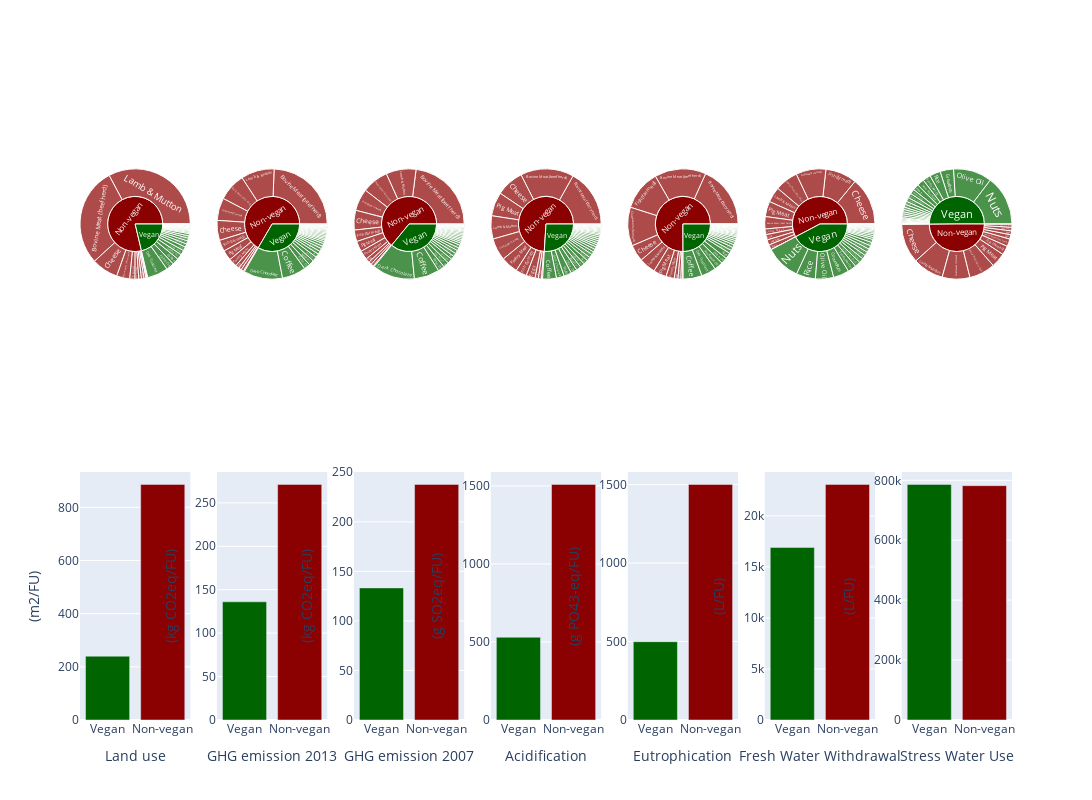

Notebook code for this chart:
### Markdown cell above
* Overall meat is the biggest contributor to a large ecological footprint
* Lamb & mutton are the overall biggest contributer
* The non-vegan products have an ecological foot print that is several times larger then the vegan products

### Code cell
#Mauro
non_vegan_products = ['Barley (Beer)','Cane Sugar','Milk','Cheese','Eggs','Fish (farmed)','Crustaceans (farmed)','Bovine Meat (beef herd)','Bovine Meat (dairy herd)','Lamb & Mutton','Pig Meat','Poultry Meat']
meat_products = ['Bovine Meat (beef herd)', 'Bovine Meat (dairy herd)', 'Lamb & Mutton', 'Pig Meat','Poultry Meat','Fish (farmed)','Crustaceans (farmed)']
dairy_products = ['Milk','Cheese','Eggs']
other_non_vegan_products = ['Cane Sugar','Crustaceans (farmed)','Barley (Beer)']

df_all_products = pd.read_excel("dataset1.xls", sheet_name="Results - Retail Weight", skiprows=2,nrows=43, index_col=None, na_values=["NA"])

#non vegan products
non_vegan = df_all_products["Product"].isin(non_vegan_products)
meat = df_all_products["Product"].isin(meat_products)
dairy = df_all_products["Product"].isin(dairy_products)
other_non_vegan = df_all_products["Product"].isin(other_non_vegan_products)

df_non_vegan_products = df_all_products[non_vegan]
df_meat_products = df_all_products[meat]
df_dairy_products = df_all_products[dairy]
df_other_non_vegan_products = df_all_products[other_non_vegan]

#non vegan
df_non_vegan_products_land_use = df_non_vegan_products.iloc[:, [0, 3]]
df_non_vegan_products_ghg_2013 = df_non_vegan_products.iloc[:, [0, 9]]
df_non_vegan_products_ghg_2007 = df_non_vegan_products.iloc[:, [0, 15]]
df_non_vegan_products_acid = df_non_vegan_products.iloc[:, [0, 21]]
df_non_vegan_products_eutro = df_non_vegan_products.iloc[:, [0, 27]]
df_non_vegan_products_fresh_water_withdraw = df_non_vegan_products.iloc[:, [0, 33]]
df_non_vegan_products_stress_water_use = df_non_vegan_products.iloc[:, [0, 39]]

#meat products
df_meat_products_land_use = df_meat_products.iloc[:, [0, 3]]
df_meat_products_ghg_2013 = df_meat_products.iloc[:, [0, 9]]
df_meat_products_ghg_2007 = df_meat_products.iloc[:, [0, 15]]
df_meat_products_acid = df_meat_products.iloc[:, [0, 21]]
df_meat_products_eutro = df_meat_products.iloc[:, [0, 27]]
df_meat_products_fresh_water_withdraw = df_meat_products.iloc[:, [0, 33]]
df_meat_products_stress_water_use = df_meat_products.iloc[:, [0, 39]]
#dairy
df_dairy_products_land_use = df_dairy_products.iloc[:, [0, 3]]
df_dairy_products_ghg_2013 = df_dairy_products.iloc[:, [0, 9]]
df_dairy_products_ghg_2007 = df_dairy_products.iloc[:, [0, 15]]
df_dairy_products_acid = df_dairy_products.iloc[:, [0, 21]]
df_dairy_products_eutro = df_dairy_products.iloc[:, [0, 27]]
df_dairy_products_fresh_water_withdraw = df_dairy_products.iloc[:, [0, 33]]
df_dairy_products_stress_water_use = df_dairy_products.iloc[:, [0, 39]]

#other non vegan
df_other_non_vegan_products_land_use = df_other_non_vegan_products.iloc[:, [0, 3]]
df_other_non_vegan_products_ghg_2013 = df_other_non_vegan_products.iloc[:, [0, 9]]
df_other_non_vegan_products_ghg_2007 = df_other_non_vegan_products.iloc[:, [0, 15]]
df_other_non_vegan_products_acid = df_other_non_vegan_products.iloc[:, [0, 21]]
df_other_non_vegan_products_eutro = df_other_non_vegan_products.iloc[:, [0, 27]]
df_other_non_vegan_products_fresh_water_withdraw = df_other_non_vegan_products.iloc[:, [0, 33]]
df_other_non_vegan_products_stress_water_use = df_other_non_vegan_products.iloc[:, [0, 39]]


#vegan products
grains_products = ['Wheat & Rye (Bread)', 'Maize (Meal)', 'Oatmeal', 'Rice']
vegetables_products = ['Potatoes', 'Cassava', 'Tomatoes', 'Onions & Leeks', 'Root Vegetables', 'Brassicas', 'Other Vegetables']
fruits_products = ['Citrus Fruit', 'Bananas', 'Apples', 'Berries & Grapes', 'Other Fruit']
legumes_products = ['Other Pulses', 'Peas', 'Nuts', 'Groundnuts']
plant_based_alternatives_products = ['Soymilk', 'Tofu']
oils_products = ['Soybean Oil', 'Sunflower Oil', 'Olive Oil']
others_products = ['Coffee', 'Dark Chocolate']

vegan = ~df_all_products['Product'].isin(non_vegan_products)
grains = df_all_products["Product"].isin(grains_products)
vegetables = df_all_products["Product"].isin(vegetables_products)
fruits = df_all_products["Product"].isin(fruits_products)
legumes = df_all_products["Product"].isin(legumes_products)
plant_based_alternatives = df_all_products["Product"].isin(plant_based_alternatives_products)
oils = df_all_products["Product"].isin(oils_products)
others = df_all_products["Product"].isin(others_products)


df_vegan_products = df_all_products[vegan]
df_grains_products = df_all_products[grains]
df_vegetables_products = df_all_products[vegetables]
df_fruits_products = df_all_products[fruits]
df_legumes_products = df_all_products[legumes]
df_plant_based_alternatives_products = df_all_products[plant_based_alternatives]
df_oils_products = df_all_products[oils]
df_others_products = df_all_products[others]

#vegan
df_vegan_products_land_use = df_vegan_products.iloc[:, [0, 3]]
df_vegan_products_ghg_2013 = df_vegan_products.iloc[:, [0, 9]]
df_vegan_products_ghg_2007 = df_vegan_products.iloc[:, [0, 15]]
df_vegan_products_acid = df_vegan_products.iloc[:, [0, 21]]
df_vegan_products_eutro = df_vegan_products.iloc[:, [0, 27]]
df_vegan_products_fresh_water_withdraw = df_vegan_products.iloc[:, [0, 33]]
df_vegan_products_stress_water_use = df_vegan_products.iloc[:, [0, 39]]

# Define the data for the bar plots
categories = ['Land use', 'GHG emission 2013', 'GHG emission 2007', 'Acidification', 'Eutrophication', 'Fresh Water Withdrawal', 'Stress Water Use']
vegan_values = [df_vegan_products_land_use["Mean"].sum(),
                df_vegan_products_ghg_2013["Mean.1"].sum(),
                df_vegan_products_ghg_2007["Mean.2"].sum(),
                df_vegan_products_acid["Mean.3"].sum(),
                df_vegan_products_eutro["Mean.4"].sum(),
                df_vegan_products_fresh_water_withdraw["Mean.5"].sum(),
                df_vegan_products_stress_water_use["Mean.6"].sum()]
non_vegan_values = [df_non_vegan_products_land_use["Mean"].sum(),
                    df_non_vegan_products_ghg_2013["Mean.1"].sum(),
                    df_non_vegan_products_ghg_2007["Mean.2"].sum(),
                    df_non_vegan_products_acid["Mean.3"].sum(),
                    df_non_vegan_products_eutro["Mean.4"].sum(),
                    df_non_vegan_products_fresh_water_withdraw["Mean.5"].sum(),
                    df_non_vegan_products_stress_water_use["Mean.6"].sum()]
yaxvalues = ['(m2/FU)', '(kg CO2eq/FU)', '(kg CO2eq/FU)', '(g SO2eq/FU)', '(g PO43-eq/FU)', '(L/FU)', '(L/FU)']

# function to create sunbursts    
def create_sunburst_figure(title, values):
    colors = ['darkgreen', 'darkred'] * 2  
    fig = go.Figure(go.Sunburst(
        labels=labels,
        parents=parents,
        values=values,
        marker=dict(colors=colors),
    ))
    
    fig.update_layout(title=title)
    return fig

labels = ["", "Non-vegan", "Vegan"] + list(df_non_vegan_products["Product"]) + list(df_vegan_products["Product"])
parents = ["", "", ""] + ["Non-vegan"] * len(df_non_vegan_products) + ["Vegan"] * len(df_vegan_products)

# Creating the sunbursts
# Land use
values = [0] * 3 + list(df_non_vegan_products_land_use["Mean"]) + list(df_vegan_products_land_use["Mean"])
data1 = create_sunburst_figure("Land use", values)
# GHG emission 2013
values = [0] * 3 + list(df_non_vegan_products_ghg_2013["Mean.1"]) + list(df_vegan_products_ghg_2013["Mean.1"])
data2 = create_sunburst_figure("GHG emission 2013", values)
# GHG emission 2007
values = [0] * 3 + list(df_non_vegan_products_ghg_2007["Mean.2"]) + list(df_vegan_products_ghg_2007["Mean.2"])
data3 = create_sunburst_figure("GHG emission 2007", values)
# Acidification
values = [0] * 3 + list(df_non_vegan_products_acid["Mean.3"]) + list(df_vegan_products_acid["Mean.3"])
data4 = create_sunburst_figure("Acidification", values)
# Eutrophication
values = [0] * 3 + list(df_non_vegan_products_eutro["Mean.4"]) + list(df_vegan_products_eutro["Mean.4"])
data5 = create_sunburst_figure("Eutrophication", values)
# Fresh Water Withdrawal
values = [0] * 3 + list(df_non_vegan_products_fresh_water_withdraw["Mean.5"]) + list(df_vegan_products_fresh_water_withdraw["Mean.5"])
data6 = create_sunburst_figure("Fresh Water Withdrawal", values)
# Stress Water Use
values = [0] * 3 + list(df_non_vegan_products_stress_water_use["Mean.6"]) + list(df_vegan_products_stress_water_use["Mean.6"])
data7 = create_sunburst_figure("Stress Water Use", values)

# Creating the figure
specs_list1 = []
specs_list2 = []

for i in range(len(categories)):
    specs_list1.append({'type': 'bar'})
for i in range(len(categories)):
    specs_list2.append({"type": "sunburst"})
specs_list = [specs_list2, specs_list1]

fig = make_subplots(rows=2, cols=len(categories), specs=specs_list, vertical_spacing=0.2)

# Creating and adding the bar plots to the figure
for category, vegan_value, non_vegan_value in zip(categories, vegan_values, non_vegan_values):
    fig.add_trace(go.Bar(
        x=['Vegan', 'Non-vegan'],
        y=[vegan_value, non_vegan_value],
        name=category,
        marker_color=['darkgreen', 'darkred']
    ), row=2, col=categories.index(category) + 1)

    fig.update_xaxes(title_text=category, row=2, col=categories.index(category) + 1)
    fig.update_yaxes(title_text=yaxvalues[categories.index(category)], row=2, col=categories.index(category) + 1)

# Adding sunbursts to the figure
fig.add_trace(data1.data[0], row=1, col=1)
fig.add_trace(data2.data[0], row=1, col=2)
fig.add_trace(data3.data[0], row=1, col=3)
fig.add_trace(data4.data[0], row=1, col=4)
fig.add_trace(data5.data[0], row=1, col=5)
fig.add_trace(data6.data[0], row=1, col=6)
fig.add_trace(data7.data[0], row=1, col=7)

fig.update_layout(width = 2250, height=800, showlegend=False)
fig.show()

### Figure 1 — Plotly figure (JSON) as saved in the notebook; plotly's stock layout.template omitted (floating-point values rounded to 4 significant figures)
{"data": [{"marker": {"color": ["darkgreen", "darkred"]}, "name": "Land use", "type": "bar", "x": ["Vegan", "Non-vegan"], "xaxis": "x", "y": [240.1, 886.4], "yaxis": "y"}, {"marker": {"color": ["darkgreen", "darkred"]}, "name": "GHG emission 2013", "type": "bar", "x": ["Vegan", "Non-vegan"], "xaxis": "x2", "y": [136.1, 271.3], "yaxis": "y2"}, {"marker": {"color": ["darkgreen", "darkred"]}, "name": "GHG emission 2007", "type": "bar", "x": ["Vegan", "Non-vegan"], "xaxis": "x3", "y": [133.3, 237.8], "yaxis": "y3"}, {"marker": {"color": ["darkgreen", "darkred"]}, "name": "Acidification", "type": "bar", "x": ["Vegan", "Non-vegan"], "xaxis": "x4", "y": [530.2, 1509.0], "yaxis": "y4"}, {"marker": {"color": ["darkgreen", "darkred"]}, "name": "Eutrophication", "type": "bar", "x": ["Vegan", "Non-vegan"], "xaxis": "x5", "y": [499.0, 1501.0], "yaxis": "y5"}, {"marker": {"color": ["darkgreen", "darkred"]}, "name": "Fresh Water Withdrawal", "type": "bar", "x": ["Vegan", "Non-vegan"], "xaxis": "x6", "y": [16900.0, 23080.0], "yaxis": "y6"}, {"marker": {"color": ["darkgreen", "darkred"]}, "name": "Stress Water Use", "type": "bar", "x": ["Vegan", "Non-vegan"], "xaxis": "x7", "y": [786306, 782100.0], "yaxis": "y7"}, {"domain": {"x": [0, 0.1184], "y": [0.6, 1]}, "labels": ["", "Non-vegan", "Vegan", "Barley (Beer)", "Cane Sugar", "Bovine Meat (beef herd)", "Bovine Meat (dairy herd)", "Lamb & Mutton", "Pig Meat", "Poultry Meat", "Milk", "Cheese", "Eggs", "Fish (farmed)", "Crustaceans (farmed)", "Wheat & Rye (Bread)", "Maize (Meal)", "Oatmeal", "Rice", "Potatoes", "Cassava", "Beet Sugar", "Other Pulses", "Peas", "Nuts", "Groundnuts", "Soymilk", "Tofu", "Soybean Oil", "Palm Oil", "Sunflower Oil", "Rapeseed Oil", "Olive Oil", "Tomatoes", "Onions & Leeks", "Root Vegetables", "Brassicas", "Other Vegetables", "Citrus Fruit", "Bananas", "Apples", "Berries & Grapes", "Wine", "Other Fruit", "Coffee", "Dark Chocolate"], "marker": {"colors": ["darkgreen", "darkred", "darkgreen", "darkred"]}, "parents": ["", "", "", "Non-vegan", "Non-vegan", "Non-vegan", "Non-vegan", "Non-vegan", "Non-vegan", "Non-vegan", "Non-vegan", "Non-vegan", "Non-vegan", "Non-vegan", "Non-vegan", "Vegan", "Vegan", "Vegan", "Vegan", "Vegan", "Vegan", "Vegan", "Vegan", "Vegan", "Vegan", "Vegan", "Vegan", "Vegan", "Vegan", "Vegan", "Vegan", "Vegan", "Vegan", "Vegan", "Vegan", "Vegan", "Vegan", "Vegan", "Vegan", "Vegan", "Vegan", "Vegan", "Vegan", "Vegan", "Vegan", "Vegan"], "type": "sunburst", "values": [0, 0, 0, 1.11, 2.04, 326.2, 43.24, 369.8, 17.36, 12.22, 8.95, 87.79, 6.27, 8.41, 2.97, 3.85, 2.94, 7.6, 2.8, 0.88, 1.81, 1.83, 15.57, 7.46, 12.96, 9.11, 0.66, 3.52, 10.52, 2.42, 17.66, 10.63, 26.31, 0.8, 0.39, 0.33, 0.55, 0.38, 0.86, 1.93, 0.63, 2.41, 1.78, 0.89, 21.62, 68.96]}, {"domain": {"x": [0.1469, 0.2653], "y": [0.6, 1]}, "labels": ["", "Non-vegan", "Vegan", "Barley (Beer)", "Cane Sugar", "Bovine Meat (beef herd)", "Bovine Meat (dairy herd)", "Lamb & Mutton", "Pig Meat", "Poultry Meat", "Milk", "Cheese", "Eggs", "Fish (farmed)", "Crustaceans (farmed)", "Wheat & Rye (Bread)", "Maize (Meal)", "Oatmeal", "Rice", "Potatoes", "Cassava", "Beet Sugar", "Other Pulses", "Peas", "Nuts", "Groundnuts", "Soymilk", "Tofu", "Soybean Oil", "Palm Oil", "Sunflower Oil", "Rapeseed Oil", "Olive Oil", "Tomatoes", "Onions & Leeks", "Root Vegetables", "Brassicas", "Other Vegetables", "Citrus Fruit", "Bananas", "Apples", "Berries & Grapes", "Wine", "Other Fruit", "Coffee", "Dark Chocolate"], "marker": {"colors": ["darkgreen", "darkred", "darkgreen", "darkred"]}, "parents": ["", "", "", "Non-vegan", "Non-vegan", "Non-vegan", "Non-vegan", "Non-vegan", "Non-vegan", "Non-vegan", "Non-vegan", "Non-vegan", "Non-vegan", "Non-vegan", "Non-vegan", "Vegan", "Vegan", "Vegan", "Vegan", "Vegan", "Vegan", "Vegan", "Vegan", "Vegan", "Vegan", "Vegan", "Vegan", "Vegan", "Vegan", "Vegan", "Vegan", "Vegan", "Vegan", "Vegan", "Vegan", "Vegan", "Vegan", "Vegan", "Vegan", "Vegan", "Vegan", "Vegan", "Vegan", "Vegan", "Vegan", "Vegan"], "type": "sunburst", "values": [0, 0, 0, 1.18, 3.2, 99.48, 33.3, 39.72, 12.31, 9.87, 3.15, 23.88, 4.67, 13.63, 26.87, 1.57, 1.7, 2.48, 4.45, 0.46, 1.32, 1.81, 1.79, 0.98, 0.43, 3.23, 0.98, 3.16, 6.32, 7.32, 3.6, 3.77, 5.42, 2.09, 0.5, 0.43, 0.51, 0.53, 0.39, 0.86, 0.43, 1.53, 1.79, 1.05, 28.53, 46.65]}, {"domain": {"x": [0.2939, 0.4122], "y": [0.6, 1]}, "labels": ["", "Non-vegan", "Vegan", "Barley (Beer)", "Cane Sugar", "Bovine Meat (beef herd)", "Bovine Meat (dairy herd)", "Lamb & Mutton", "Pig Meat", "Poultry Meat", "Milk", "Cheese", "Eggs", "Fish (farmed)", "Crustaceans (farmed)", "Wheat & Rye (Bread)", "Maize (Meal)", "Oatmeal", "Rice", "Potatoes", "Cassava", "Beet Sugar", "Other Pulses", "Peas", "Nuts", "Groundnuts", "Soymilk", "Tofu", "Soybean Oil", "Palm Oil", "Sunflower Oil", "Rapeseed Oil", "Olive Oil", "Tomatoes", "Onions & Leeks", "Root Vegetables", "Brassicas", "Other Vegetables", "Citrus Fruit", "Bananas", "Apples", "Berries & Grapes", "Wine", "Other Fruit", "Coffee", "Dark Chocolate"], "marker": {"colors": ["darkgreen", "darkred", "darkgreen", "darkred"]}, "parents": ["", "", "", "Non-vegan", "Non-vegan", "Non-vegan", "Non-vegan", "Non-vegan", "Non-vegan", "Non-vegan", "Non-vegan", "Non-vegan", "Non-vegan", "Non-vegan", "Non-vegan", "Vegan", "Vegan", "Vegan", "Vegan", "Vegan", "Vegan", "Vegan", "Vegan", "Vegan", "Vegan", "Vegan", "Vegan", "Vegan", "Vegan", "Vegan", "Vegan", "Vegan", "Vegan", "Vegan", "Vegan", "Vegan", "Vegan", "Vegan", "Vegan", "Vegan", "Vegan", "Vegan", "Vegan", "Vegan", "Vegan", "Vegan"], "type": "sunburst", "values": [0, 0, 0, 1.18, 3.16, 85.19, 28.79, 32.71, 11.54, 9.82, 2.84, 21.44, 4.6, 12.51, 23.99, 1.58, 1.68, 2.47, 3.81, 0.45, 1.3, 1.8, 1.79, 0.97, 0.37, 3.18, 0.97, 3.14, 6.15, 7.16, 3.59, 3.76, 5.25, 2.01, 0.5, 0.43, 0.51, 0.53, 0.37, 0.86, 0.42, 1.52, 1.76, 1.06, 27.65, 46.28]}, {"domain": {"x": [0.4408, 0.5592], "y": [0.6, 1]}, "labels": ["", "Non-vegan", "Vegan", "Barley (Beer)", "Cane Sugar", "Bovine Meat (beef herd)", "Bovine Meat (dairy herd)", "Lamb & Mutton", "Pig Meat", "Poultry Meat", "Milk", "Cheese", "Eggs", "Fish (farmed)", "Crustaceans (farmed)", "Wheat & Rye (Bread)", "Maize (Meal)", "Oatmeal", "Rice", "Potatoes", "Cassava", "Beet Sugar", "Other Pulses", "Peas", "Nuts", "Groundnuts", "Soymilk", "Tofu", "Soybean Oil", "Palm Oil", "Sunflower Oil", "Rapeseed Oil", "Olive Oil", "Tomatoes", "Onions & Leeks", "Root Vegetables", "Brassicas", "Other Vegetables", "Citrus Fruit", "Bananas", "Apples", "Berries & Grapes", "Wine", "Other Fruit", "Coffee", "Dark Chocolate"], "marker": {"colors": ["darkgreen", "darkred", "darkgreen", "darkred"]}, "parents": ["", "", "", "Non-vegan", "Non-vegan", "Non-vegan", "Non-vegan", "Non-vegan", "Non-vegan", "Non-vegan", "Non-vegan", "Non-vegan", "Non-vegan", "Non-vegan", "Non-vegan", "Vegan", "Vegan", "Vegan", "Vegan", "Vegan", "Vegan", "Vegan", "Vegan", "Vegan", "Vegan", "Vegan", "Vegan", "Vegan", "Vegan", "Vegan", "Vegan", "Vegan", "Vegan", "Vegan", "Vegan", "Vegan", "Vegan", "Vegan", "Vegan", "Vegan", "Vegan", "Vegan", "Vegan", "Vegan", "Vegan", "Vegan"], "type": "sunburst", "values": [0, 0, 0, 6.59, 18.02, 318.8, 343.6, 139.0, 142.7, 102.4, 20.01, 165.5, 53.67, 65.91, 133.1, 13.35, 11.68, 10.68, 27.19, 3.87, 3.42, 12.62, 22.07, 8.49, 45.15, 22.62, 2.6, 6.7, 15.67, 17.52, 27.96, 28.51, 37.58, 17.21, 3.63, 2.9, 8.21, 6.41, 4.04, 6.35, 3.52, 12.29, 12.76, 5.78, 83.14, 46.3]}, {"domain": {"x": [0.5878, 0.7061], "y": [0.6, 1]}, "labels": ["", "Non-vegan", "Vegan", "Barley (Beer)", "Cane Sugar", "Bovine Meat (beef herd)", "Bovine Meat (dairy herd)", "Lamb & Mutton", "Pig Meat", "Poultry Meat", "Milk", "Cheese", "Eggs", "Fish (farmed)", "Crustaceans (farmed)", "Wheat & Rye (Bread)", "Maize (Meal)", "Oatmeal", "Rice", "Potatoes", "Cassava", "Beet Sugar", "Other Pulses", "Peas", "Nuts", "Groundnuts", "Soymilk", "Tofu", "Soybean Oil", "Palm Oil", "Sunflower Oil", "Rapeseed Oil", "Olive Oil", "Tomatoes", "Onions & Leeks", "Root Vegetables", "Brassicas", "Other Vegetables", "Citrus Fruit", "Bananas", "Apples", "Berries & Grapes", "Wine", "Other Fruit", "Coffee", "Dark Chocolate"], "marker": {"colors": ["darkgreen", "darkred", "darkgreen", "darkred"]}, "parents": ["", "", "", "Non-vegan", "Non-vegan", "Non-vegan", "Non-vegan", "Non-vegan", "Non-vegan", "Non-vegan", "Non-vegan", "Non-vegan", "Non-vegan", "Non-vegan", "Non-vegan", "Vegan", "Vegan", "Vegan", "Vegan", "Vegan", "Vegan", "Vegan", "Vegan", "Vegan", "Vegan", "Vegan", "Vegan", "Vegan", "Vegan", "Vegan", "Vegan", "Vegan", "Vegan", "Vegan", "Vegan", "Vegan", "Vegan", "Vegan", "Vegan", "Vegan", "Vegan", "Vegan", "Vegan", "Vegan", "Vegan", "Vegan"], "type": "sunburst", "values": [0, 0, 0, 2.33, 16.92, 301.4, 365.3, 97.13, 76.38, 48.7, 10.65, 98.37, 21.76, 235.1, 227.2, 7.16, 4.03, 11.23, 35.07, 3.48, 0.69, 5.41, 17.08, 7.52, 19.15, 14.14, 1.06, 6.16, 11.69, 10.67, 50.66, 19.19, 37.26, 7.51, 3.24, 1.61, 5.01, 2.27, 2.24, 3.29, 1.45, 6.12, 4.57, 2.43, 110.5, 87.08]}, {"domain": {"x": [0.7347, 0.8531], "y": [0.6, 1]}, "labels": ["", "Non-vegan", "Vegan", "Barley (Beer)", "Cane Sugar", "Bovine Meat (beef herd)", "Bovine Meat (dairy herd)", "Lamb & Mutton", "Pig Meat", "Poultry Meat", "Milk", "Cheese", "Eggs", "Fish (farmed)", "Crustaceans (farmed)", "Wheat & Rye (Bread)", "Maize (Meal)", "Oatmeal", "Rice", "Potatoes", "Cassava", "Beet Sugar", "Other Pulses", "Peas", "Nuts", "Groundnuts", "Soymilk", "Tofu", "Soybean Oil", "Palm Oil", "Sunflower Oil", "Rapeseed Oil", "Olive Oil", "Tomatoes", "Onions & Leeks", "Root Vegetables", "Brassicas", "Other Vegetables", "Citrus Fruit", "Bananas", "Apples", "Berries & Grapes", "Wine", "Other Fruit", "Coffee", "Dark Chocolate"], "marker": {"colors": ["darkgreen", "darkred", "darkgreen", "darkred"]}, "parents": ["", "", "", "Non-vegan", "Non-vegan", "Non-vegan", "Non-vegan", "Non-vegan", "Non-vegan", "Non-vegan", "Non-vegan", "Non-vegan", "Non-vegan", "Non-vegan", "Non-vegan", "Vegan", "Vegan", "Vegan", "Vegan", "Vegan", "Vegan", "Vegan", "Vegan", "Vegan", "Vegan", "Vegan", "Vegan", "Vegan", "Vegan", "Vegan", "Vegan", "Vegan", "Vegan", "Vegan", "Vegan", "Vegan", "Vegan", "Vegan", "Vegan", "Vegan", "Vegan", "Vegan", "Vegan", "Vegan", "Vegan", "Vegan"], "type": "sunburst", "values": [0, 0, 0, 17.1, 620.1, 1451.0, 2714.0, 1803.0, 1796.0, 660, 628.2, 5605.0, 577.7, 3691.0, 3515.0, 647.5, 215.7, 482.4, 2248.0, 59.1, 0, 217.7, 435.7, 396.6, 4134.0, 1852.0, 27.8, 148.6, 414.6, 6.4, 1008.0, 237.7, 2142.0, 369.8, 14.3, 28.4, 119.4, 102.5, 82.7, 114.5, 180.1, 419.6, 78.9, 153.5, 25.9, 540.6]}, {"domain": {"x": [0.8816, 1.0], "y": [0.6, 1]}, "labels": ["", "Non-vegan", "Vegan", "Barley (Beer)", "Cane Sugar", "Bovine Meat (beef herd)", "Bovine Meat (dairy herd)", "Lamb & Mutton", "Pig Meat", "Poultry Meat", "Milk", "Cheese", "Eggs", "Fish (farmed)", "Crustaceans (farmed)", "Wheat & Rye (Bread)", "Maize (Meal)", "Oatmeal", "Rice", "Potatoes", "Cassava", "Beet Sugar", "Other Pulses", "Peas", "Nuts", "Groundnuts", "Soymilk", "Tofu", "Soybean Oil", "Palm Oil", "Sunflower Oil", "Rapeseed Oil", "Olive Oil", "Tomatoes", "Onions & Leeks", "Root Vegetables", "Brassicas", "Other Vegetables", "Citrus Fruit", "Bananas", "Apples", "Berries & Grapes", "Wine", "Other Fruit", "Coffee", "Dark Chocolate"], "marker": {"colors": ["darkgreen", "darkred", "darkgreen", "darkred"]}, "parents": ["", "", "", "Non-vegan", "Non-vegan", "Non-vegan", "Non-vegan", "Non-vegan", "Non-vegan", "Non-vegan", "Non-vegan", "Non-vegan", "Non-vegan", "Non-vegan", "Non-vegan", "Vegan", "Vegan", "Vegan", "Vegan", "Vegan", "Vegan", "Vegan", "Vegan", "Vegan", "Vegan", "Vegan", "Vegan", "Vegan", "Vegan", "Vegan", "Vegan", "Vegan", "Vegan", "Vegan", "Vegan", "Vegan", "Vegan", "Vegan", "Vegan", "Vegan", "Vegan", "Vegan", "Vegan", "Vegan", "Vegan", "Vegan"], "type": "sunburst", "values": [0, 0, 0, 696.4, 16440.0, 34730.0, 119800.0, 141925, 66870.0, 14180.0, 19790.0, 180900.0, 17980.0, 41570.0, 127259, 33390.0, 10860.0, 18790.0, 49580.0, 2754.0, 0, 9493.0, 22480.0, 27950.0, 229900.0, 61800.0, 955.6, 5113.0, 14890.0, 36.2, 36370.0, 10590.0, 177500.0, 5336.0, 932, 929.2, 8455.0, 4911.0, 4663.0, 661.9, 12950.0, 21160.0, 1149.0, 9533.0, 337, 2879.0]}], "layout": {"height": 800, "showlegend": false, "width": 2250, "xaxis": {"anchor": "y", "domain": [0, 0.1184], "title": {"text": "Land use"}}, "xaxis2": {"anchor": "y2", "domain": [0.1469, 0.2653], "title": {"text": "GHG emission 2013"}}, "xaxis3": {"anchor": "y3", "domain": [0.2939, 0.4122], "title": {"text": "GHG emission 2007"}}, "xaxis4": {"anchor": "y4", "domain": [0.4408, 0.5592], "title": {"text": "Acidification"}}, "xaxis5": {"anchor": "y5", "domain": [0.5878, 0.7061], "title": {"text": "Eutrophication"}}, "xaxis6": {"anchor": "y6", "domain": [0.7347, 0.8531], "title": {"text": "Fresh Water Withdrawal"}}, "xaxis7": {"anchor": "y7", "domain": [0.8816, 1.0], "title": {"text": "Stress Water Use"}}, "yaxis": {"anchor": "x", "domain": [0, 0.4], "title": {"text": "(m2/FU)"}}, "yaxis2": {"anchor": "x2", "domain": [0, 0.4], "title": {"text": "(kg CO2eq/FU)"}}, "yaxis3": {"anchor": "x3", "domain": [0, 0.4], "title": {"text": "(kg CO2eq/FU)"}}, "yaxis4": {"anchor": "x4", "domain": [0, 0.4], "title": {"text": "(g SO2eq/FU)"}}, "yaxis5": {"anchor": "x5", "domain": [0, 0.4], "title": {"text": "(g PO43-eq/FU)"}}, "yaxis6": {"anchor": "x6", "domain": [0, 0.4], "title": {"text": "(L/FU)"}}, "yaxis7": {"anchor": "x7", "domain": [0, 0.4], "title": {"text": "(L/FU)"}}}}
